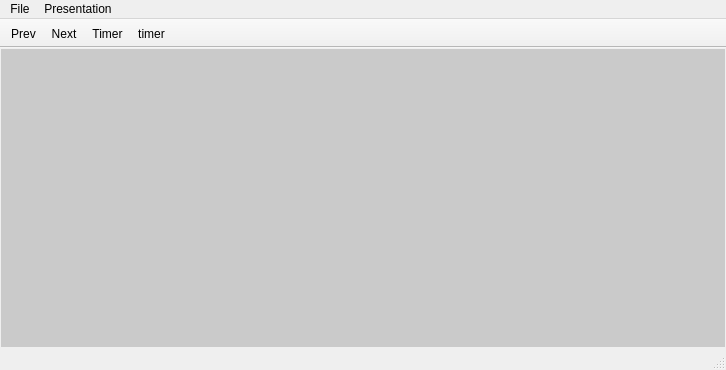
<?xml version="1.0" encoding="UTF-8"?>
<ui version="4.0">
 <class>pdfUI</class>
 <widget class="QMainWindow" name="pdfUI">
  <property name="geometry">
   <rect>
    <x>0</x>
    <y>0</y>
    <width>726</width>
    <height>370</height>
   </rect>
  </property>
  <property name="windowTitle">
   <string notr="true">MainWindow</string>
  </property>
  <property name="windowIcon">
   <iconset resource="PDFViewer.qrc">
    <normaloff>:/icons/pdf.png</normaloff>:/icons/pdf.png</iconset>
  </property>
  <widget class="QWidget" name="centralwidget">
   <layout class="QVBoxLayout" name="verticalLayout">
    <property name="spacing">
     <number>0</number>
    </property>
    <property name="leftMargin">
     <number>1</number>
    </property>
    <property name="topMargin">
     <number>1</number>
    </property>
    <property name="rightMargin">
     <number>1</number>
    </property>
    <property name="bottomMargin">
     <number>1</number>
    </property>
    <item>
     <widget class="QScrollArea" name="scrollArea">
      <property name="styleSheet">
       <string notr="true"/>
      </property>
      <property name="frameShape">
       <enum>QFrame::NoFrame</enum>
      </property>
      <property name="widgetResizable">
       <bool>true</bool>
      </property>
      <property name="alignment">
       <set>Qt::AlignCenter</set>
      </property>
      <widget class="QWidget" name="scrollAreaWidgetContents">
       <property name="geometry">
        <rect>
         <x>0</x>
         <y>0</y>
         <width>724</width>
         <height>288</height>
        </rect>
       </property>
       <property name="styleSheet">
        <string notr="true">background-color: rgba(200,200,200,200);</string>
       </property>
       <layout class="QVBoxLayout" name="verticalLayout_2">
        <property name="spacing">
         <number>0</number>
        </property>
        <property name="leftMargin">
         <number>0</number>
        </property>
        <property name="topMargin">
         <number>0</number>
        </property>
        <property name="rightMargin">
         <number>0</number>
        </property>
        <property name="bottomMargin">
         <number>0</number>
        </property>
        <item>
         <widget class="QLabel" name="label_page">
          <property name="text">
           <string notr="true"/>
          </property>
          <property name="alignment">
           <set>Qt::AlignCenter</set>
          </property>
         </widget>
        </item>
       </layout>
      </widget>
     </widget>
    </item>
   </layout>
  </widget>
  <widget class="QMenuBar" name="menubar">
   <property name="geometry">
    <rect>
     <x>0</x>
     <y>0</y>
     <width>726</width>
     <height>19</height>
    </rect>
   </property>
   <widget class="QMenu" name="menuFile">
    <property name="title">
     <string>File</string>
    </property>
    <addaction name="actionOpen_File"/>
    <addaction name="separator"/>
    <addaction name="actionPrint"/>
    <addaction name="actionPrint_Preview"/>
    <addaction name="separator"/>
    <addaction name="actionClose"/>
   </widget>
   <widget class="QMenu" name="menuPresentation">
    <property name="title">
     <string>Presentation</string>
    </property>
    <widget class="QMenu" name="menuStart_Presentation">
     <property name="title">
      <string>Start Presentation</string>
     </property>
     <addaction name="actionStart_at_Beginning"/>
     <addaction name="actionAt_Current_Page"/>
    </widget>
    <addaction name="menuStart_Presentation"/>
    <addaction name="actionStop_Presentation"/>
   </widget>
   <addaction name="menuFile"/>
   <addaction name="menuPresentation"/>
  </widget>
  <widget class="QStatusBar" name="statusbar"/>
  <widget class="QToolBar" name="toolBar">
   <property name="contextMenuPolicy">
    <enum>Qt::NoContextMenu</enum>
   </property>
   <property name="windowTitle">
    <string>toolBar</string>
   </property>
   <property name="movable">
    <bool>false</bool>
   </property>
   <property name="allowedAreas">
    <set>Qt::TopToolBarArea</set>
   </property>
   <property name="floatable">
    <bool>false</bool>
   </property>
   <attribute name="toolBarArea">
    <enum>TopToolBarArea</enum>
   </attribute>
   <attribute name="toolBarBreak">
    <bool>false</bool>
   </attribute>
   <addaction name="actionPrev"/>
   <addaction name="actionNext"/>
   <addaction name="actionStarttimer"/>
   <addaction name="actionTimer"/>
  </widget>
  <action name="actionStop_Presentation">
   <property name="icon">
    <iconset resource="PDFViewer.qrc">
     <normaloff>:/icons/stop.png</normaloff>:/icons/stop.png</iconset>
   </property>
   <property name="text">
    <string>Stop Presentation</string>
   </property>
   <property name="shortcut">
    <string>Esc</string>
   </property>
  </action>
  <action name="actionStart_at_Beginning">
   <property name="icon">
    <iconset resource="PDFViewer.qrc">
     <normaloff>:/icons/refresh.png</normaloff>:/icons/refresh.png</iconset>
   </property>
   <property name="text">
    <string>At Beginning</string>
   </property>
   <property name="shortcut">
    <string>F11</string>
   </property>
  </action>
  <action name="actionAt_Current_Page">
   <property name="text">
    <string>At Current Page</string>
   </property>
  </action>
  <action name="actionClose">
   <property name="icon">
    <iconset resource="PDFViewer.qrc">
     <normaloff>:/icons/close.png</normaloff>:/icons/close.png</iconset>
   </property>
   <property name="text">
    <string>Close</string>
   </property>
  </action>
  <action name="actionPrev">
   <property name="icon">
    <iconset resource="PDFViewer.qrc">
     <normaloff>:/icons/back.png</normaloff>:/icons/back.png</iconset>
   </property>
   <property name="text">
    <string>Prev</string>
   </property>
   <property name="toolTip">
    <string>Prev</string>
   </property>
   <property name="statusTip">
    <string>Go to the previous page</string>
   </property>
   <property name="shortcut">
    <string>Up, Left</string>
   </property>
  </action>
  <action name="actionNext">
   <property name="icon">
    <iconset resource="PDFViewer.qrc">
     <normaloff>:/icons/forward.png</normaloff>:/icons/forward.png</iconset>
   </property>
   <property name="text">
    <string>Next</string>
   </property>
   <property name="toolTip">
    <string>Next</string>
   </property>
   <property name="statusTip">
    <string>Go to the next page</string>
   </property>
   <property name="shortcut">
    <string>Down, Right</string>
   </property>
  </action>
  <action name="actionTimer">
   <property name="text">
    <string notr="true">timer</string>
   </property>
  </action>
  <action name="actionStarttimer">
   <property name="text">
    <string notr="true">Timer</string>
   </property>
   <property name="toolTip">
    <string>Start or stop the presentation timer</string>
   </property>
  </action>
  <action name="actionOpen_File">
   <property name="icon">
    <iconset resource="PDFViewer.qrc">
     <normaloff>:/icons/windowicon.png</normaloff>:/icons/windowicon.png</iconset>
   </property>
   <property name="text">
    <string>Open File</string>
   </property>
  </action>
  <action name="actionPrint">
   <property name="icon">
    <iconset resource="PDFViewer.qrc">
     <normaloff>:/icons/printer.png</normaloff>:/icons/printer.png</iconset>
   </property>
   <property name="text">
    <string>Print Document</string>
   </property>
   <property name="shortcut">
    <string>Ctrl+P</string>
   </property>
  </action>
  <action name="actionPrint_Preview">
   <property name="text">
    <string>View Print Preview</string>
   </property>
  </action>
 </widget>
 <resources>
  <include location="PDFViewer.qrc"/>
 </resources>
 <connections/>
</ui>
